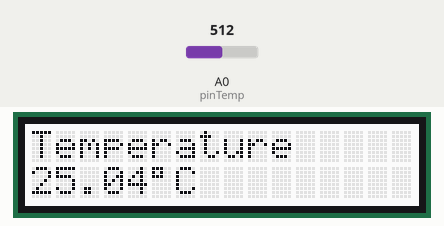
This sketch was run on a simulated Arduino Uno, built with avr-gcc and run on an emulated ATmega328P. Parts: 16×2 character LCD. The test bench sets the inputs (shaded band); at power-on: A0 (pinTemp) = 512. Storage starts empty; what the sketch prints to the serial monitor is not drawn.

Above: at 6.8 s.
6.9 s: A0 (pinTemp) set to 164
At 9.7 s:
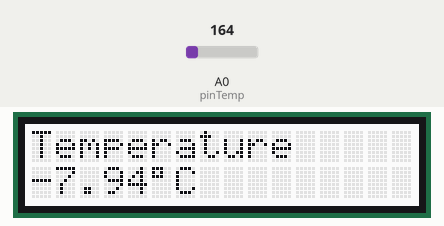
12.2 s: A0 (pinTemp) set to 137
At 16.5 s:
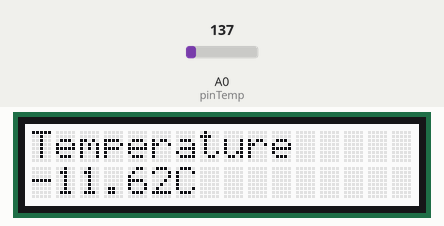
17.5 s: A0 (pinTemp) set to 122
At 22.2 s:
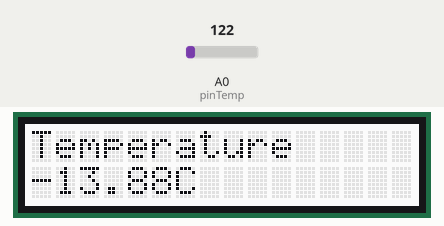
Timing chart, 0 to 23.7 s (numbered marks = the images above; inputs shaded):
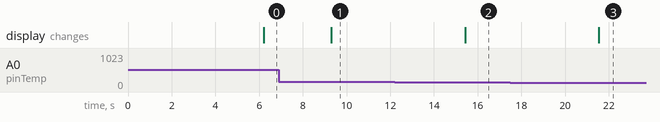

The sketch:

FL6543JI3THMYH8.ino
```cpp
#include <Wire.h>
#include "rgb_lcd.h"
#include <SPI.h>
#include <SD.h>
const int pinTemp = A0;
const int chipSelect = 4;
float temperature;
int B=3975;
float resistance;
rgb_lcd lcd;


void setup()
{
    Serial.begin(115200);

    lcd.begin(16, 2);

    lcd.print("Temperature");

    Serial.print("Start write to card.");


  if (!SD.begin(chipSelect)) {
    Serial.println("No card or failure");

    return;
  }
  Serial.println("Card found");

}
void breath(unsigned char color)
{

    for(int i=0; i<255; i++)
    {
        lcd.setPWM(color, i);
        delay(5);
    }

    delay(500);
    for(int i=254; i>=0; i--)
    {
        lcd.setPWM(color, i);
        delay(5);
    }

}
void loop()
{

     if (temperature >25){
      breath(REG_RED);

      }
     if (temperature <25){
        breath(REG_GREEN);

        }

      if (temperature <20)
        {
          breath(REG_BLUE);
          }
          lcd.setCursor(5,1);
          lcd.write(0b11011111);
          lcd.setCursor(6,1);
          lcd.print("C");


    int val = analogRead(pinTemp);
    resistance=(float)(1023-val)*10000/val;
    temperature=1/(log(resistance/10000)/B+1/298.15)-273.15;
    Serial.println(temperature);
    lcd.setCursor(0,1);
    lcd.print(temperature);


  String dataString = "";


  File dataFile = SD.open("datalog.txt", FILE_WRITE);

  if (dataFile) {
    dataFile.println(temperature);
    dataFile.close();

}

  else {
    Serial.println("error opening datalog.txt");


  }


}
```

hello_world.c
```cpp
/* Hello World program */

#include<stdio.h>

main()
{
    printf("Hello World");

}
```

Measured:
- the behaviour switches between 149 and 148 on A0 (pinTemp) (found by bisection; images 1 and 2)
- after the input at 6.9 s, the display: changes after 2.4 s (image 1)
- after the input at 12.2 s, the display: changes after 3.2 s (image 2)
- after the input at 17.5 s, the display: changes after 4.0 s (image 3)
